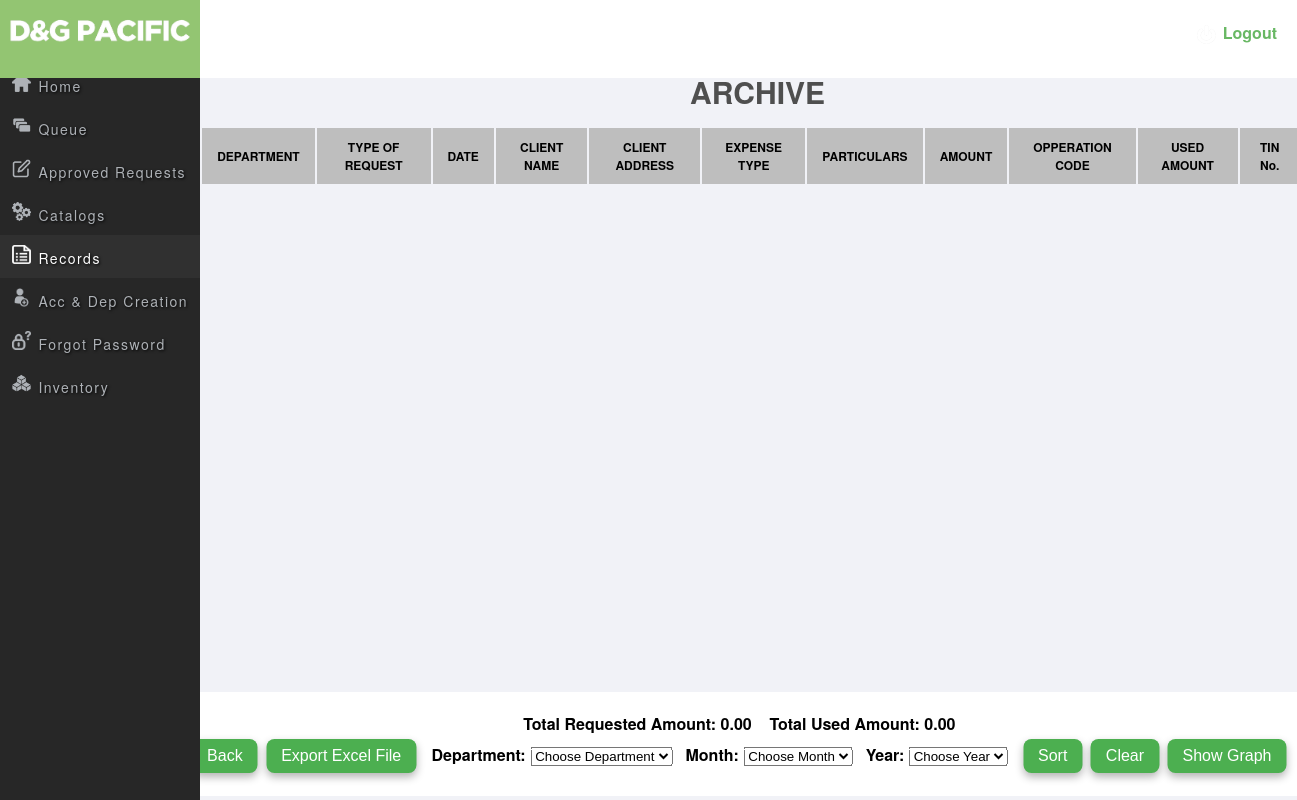
Page /OfficeSpecialistRecordsPageArchive.php on the earlier database version.
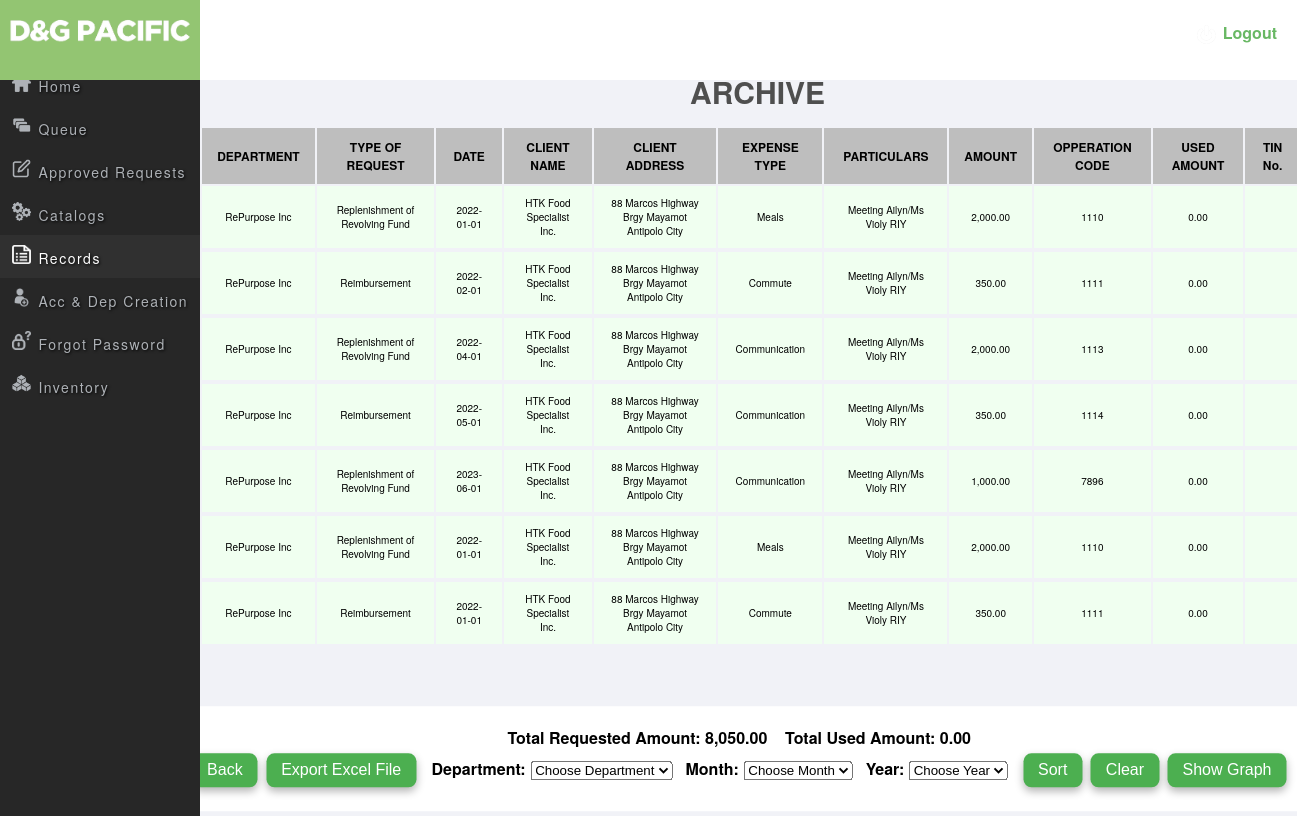
Same page on the later database version.
### tables this page shows
CREATE TABLE `archive` (
  `user_name` varchar(50) NOT NULL,
  `Department` varchar(50) NOT NULL,
  `request` varchar(50) NOT NULL,
  `requestor` varchar(50) NOT NULL,
  `date` date NOT NULL,
  `time` time NOT NULL,
  `client` varchar(50) NOT NULL,
  `address` varchar(50) NOT NULL,
  `type` varchar(50) NOT NULL,
  `particulars` text NOT NULL,
  `amount` float NOT NULL,
  `status` int(11) NOT NULL,
  `code` varchar(50) NOT NULL,
  `gencode` varchar(50) NOT NULL,
  `report` int(11) NOT NULL,
  `id` int(11) NOT NULL
);

### OfficeSpecialistRecordsPageArchive.php (the view, shortened to what this page needs)
<html>
<head>
</head>
<body>
<form action="OfficeSpecialistRecordsPageArchive.php" method="post">
<div align="center">
<b>Office Specialist Records Page</b>
</div>
</head>
<body>
<div class="titleheader">
  <h1 style="font-family: 'Helvetica Neue', Helvetica, Arial, sans-serif; font-size: 30px; font-weight: bold; color: #4F4F4F">ARCHIVE</h1>
</div>
<div class="DG">
<img src="Assets/DGLOGO1.png" width="190px" height="auto" style="margin-left: 5px; margin-top: 9px;">
</div>
<div class="topnav">
  <a i class="fa fa-power-off" href="index.php" style="font-family: 'Helvetica Neue', Helvetica, Arial, sans-serif;  font-size: 16px; font-weight: bold;"></i><img src="Assets/navicons/power.png" alt="Power Button">  Logout</a>
</div>
<div class="sidenav">
  <a href="OfficeSpecialistHomePage.php" style="font-family: 'Helvetica Neue', Helvetica, Arial, sans-serif; " ><img src="Assets/navicons/home1.png" alt="Home Icon"> Home</a>
  <a href="OfficeSpecialistRequestPage.php" style="font-family: 'Helvetica Neue', Helvetica, Arial, sans-serif;" ><img src="Assets/navicons/queue1.png" alt="Request Icon"> Queue</a>
  <a href="OfficeSpecialistApprovedRequestPage.php" style="font-family: 'Helvetica Neue', Helvetica, Arial, sans-serif;" ><img src="Assets/navicons/request1.png" alt="Request Icon"> Approved Requests</a>
  <a href="OfficeSpecialistOperationReportsPage.php" style="font-family: 'Helvetica Neue', Helvetica, Arial, sans-serif;" ><img src="Assets/navicons/operation1.png" alt="Operation Report Icon"> Catalogs</a>
  <a class="active" href="OfficeSpecialistRecordsPage.php" style="font-family: 'Helvetica Neue', Helvetica, Arial, sans-serif; " ><img src="Assets/navicons/activereport.png" alt="Records Icon"> Records</a>
  <a href="OfficeSpecialistCreationPage.php" style="font-family: 'Helvetica Neue', Helvetica, Arial, sans-serif; " ><img src="Assets/navicons/acc1.png" alt="Account creation Icon"> Acc & Dep Creation</a>
  <a href="OfficeSpecialistForgotPasswordPage.php" style="font-family: 'Helvetica Neue', Helvetica, Arial, sans-serif; " ><img src="Assets/navicons/pass1.png" alt="Account creation Icon"> Forgot Password</a>
  <a href="table2.php" style="font-family: 'Helvetica Neue', Helvetica, Arial, sans-serif;" ><img src="Assets/navicons/inventory1.png" alt="Account creation Icon"> Inventory</a>
</div>
<?php
 $username ="root";
 $password="";
 $database="inventory_system";
 $month = $_SESSION["month"];
 $year = $_SESSION["year"];
 $department =$_SESSION["depar"];
 $req=0;
 $used=0;
 $conn = mysqli_connect("localhost",$username,$password,$database) or die ("Unable to select database");
 if ($month=="" && $department==""&&$year=="")
 {
 $query = "SELECT Department, request, date, client, address, type, particulars, amount, code FROM archive WHERE report ='1'";}
$result = @mysqli_query($conn, $query);
?>
<div class="amazing-container">
<table class="amazing">
    <thead>
        <tr>
            <th class="small-font">DEPARTMENT</th>
            <th class="small-font">TYPE OF REQUEST</th>
            <th class="small-font">DATE</th>
            <th class="small-font">CLIENT NAME</th>
            <th class="small-font">CLIENT ADDRESS</th>
            <th class="small-font">EXPENSE TYPE</th>
            <th class="small-font">PARTICULARS</th>
            <th class="small-font">AMOUNT</th>
            <th class="small-font">OPPERATION CODE</th>
            <th class="small-font">USED AMOUNT</th>
            <th class="small-font">TIN No.</th>
        </tr>
    </thead>
    <tbody>
      <?php
      while ($row = mysqli_fetch_array($result))
      {
        if($row[1] == 1){$type="Replenishment of Revolving Fund";}
        else if ($row[1] == 2){$type="Reimbursement";}
        else if ($row[1] == 3){$type="Replenishment of Cash";}
        if($row[5]==1){$expense ="Meals";}
        else if($row[5]==2){$expense ="Commute";}
        else if($row[5]==3){$expense ="Communication";}
        $query1 = "SELECT amount, tin FROM op_report WHERE code ='$row[8]'";
        $result1 = @mysqli_query($conn, $query1);
        $row1 = mysqli_fetch_array($result1);
        echo"
        <tr>
        <td>$row[0]</td>
        <td>$type</td>
        <td>$row[2]</td>
        <td>".ucwords($row[3])."</td>
        <td>".ucwords($row[4])."</td>
        <td>$expense</td>
        <td>".ucwords($row[6])."</td>
        <td>".number_format($row[7],2)."</td>
        <td>$row[8]</td>
        <td>".number_format($row1[0],2)."</td>
        <td>$row1[1]</td>
        <tr>";
        $req=$req+$row[7];
        $used=$used+$row1[0];
      }
      ?>
    </tbody>
</table>
</div>
<div class="contents">
<?php
echo"<b>Total Requested Amount: ".number_format($req,2)."</b>&nbsp;&nbsp;&nbsp;&nbsp;";
echo"<b>Total Used Amount: ".number_format($used,2)."</b><br>";
?>
<input type='submit' name='Back' value='Back' class ='button'>
<input type='submit' name='excel' value='Export Excel File' class ='button'>
    <b>Department:</b>
<select  name="department" id="department">
<option value="0" selected hidden>Choose Department</option>
</select>
<b>Month:</b>
<select name="month" id="month" >
<option value="0" selected hidden>Choose Month</option>
</select>
    <b>Year:</b>
<select name="year" id="year" >
<option value="0" selected hidden>Choose Year</option>
</select>
<input type='submit' name='Sort' value='Sort' class='button'>
<input type='submit' name='Clear' value='Clear' class='button'>
<input type='submit' name='Graph' value='Show Graph' class ='button'>
</form>
</body>
</html>

### OfficeSpecialistRecordsPageArchive.php (style rules this page uses)
body { background-size: 100% 100%; background-position: 40px right; background-repeat: no-repeat; background-color: #f1f2f7; overflow-x: hidden; }
.DG { overflow: hidden; background-color: #93C572; height: 9.8%; width: 200px; position: fixed; z-index: 2; top: 0; left: 0px; }
.topnav { overflow: hidden; background-color: white; height: 9.8%; width: 100%; position: fixed; z-index: 1; top: 0; left: 0; }
.topnav a img { width: 19px; height: 19px; margin-right: 2px; margin-left: -20px; vertical-align: middle; }
.topnav a { float: right; color: #69b864; text-align: right; padding: 21px 20px; text-decoration: none; font-size: 16px; display: inline-block; line-height: -2.5; }
.sidenav { height: 100%; width: 200px; position: fixed; z-index: 1; top: 63px; left: 0; background-color: #272727; letter-spacing: 1.5px; text-shadow: 1px 1px 3px rgba(0, 0, 0, 4.7); overflow-x: hidden; }
.sidenav a { padding: 10px 10px 10px 32px; text-decoration: none; background-color: #272727; font-size: 14px; color:#aeb2b7 ; letter-spacing: 1.5px; text-shadow: 1px 1px 3px rgba(0, 0, 0, 4.7); display: block; }
.sidenav a img { width: 19px; height: 19px; margin-right: 2px; margin-left: -20px; }
.sidenav a.active { background-color: #303030; color: white; }
.titleheader { position: absolute; top: 50px; left: 690px; }
.button { background-color: #4CAF50; border: none; color: white; padding: 8px 15px; text-decoration: none; display: inline-block; font-size: 16px; border-radius: 8px; cursor: pointer; margin: 4px 2px; box-shadow: 0 4px 8px rgba(0, 0, 0, 0.3); }
.contents { position: fixed; width: 100%; text-align: center ; height: 8%; padding : 20px; background-color: white; color: black; font-family: 'Helvetica Neue', Helvetica, Arial, sans-serif; border-radius: 8px; top: 93%; left: 57%; transform: translate(-50%, -50%); }
.amazing td { font-weight: normal; font-size: 10; }
.amazing { text-align: center; overflow: hidden; width: 86%; display: table; margin: 70 auto; padding: 0 0 8em 0; }
.amazing-container { position: relative; top:30px; left:8%; }
.amazing td, .amazing th { padding-bottom: 10px; font-family: 'Helvetica Neue', Helvetica, Arial, sans-serif; text-align: center; padding-top: 10px; padding-left: 15px; padding-right: 15px; }
.amazing tbody { padding: 0; }
.amazing tr:nth-child(odd) { background-color: #F0FFF0ff; }
.amazing tr:nth-child(even) { background-color: #F0FFF0ff; }
.amazing th { background-color: #BEBEBE; }
.small-font { font-size: 12px; }

Differences in the rows shown:
added archive: Department "RePurpose Inc", request "Replenishment of Revolving Fund", date "2022-01-01", client "HTK Food Specialist Inc.", address "88 Marcos Highway Brgy Mayamot Antipolo City", type "Meals", particulars "Meeting Ailyn/Ms Violy RIY", amount "2,000.00", code "1110", row1 "0.00"
added archive: Department "RePurpose Inc", request "Reimbursement", date "2022-02-01", client "HTK Food Specialist Inc.", address "88 Marcos Highway Brgy Mayamot Antipolo City", type "Commute", particulars "Meeting Ailyn/Ms Violy RIY", amount "350.00", code "1111", row1 "0.00"
added archive: Department "RePurpose Inc", request "Replenishment of Revolving Fund", date "2022-04-01", client "HTK Food Specialist Inc.", address "88 Marcos Highway Brgy Mayamot Antipolo City", type "Communication", particulars "Meeting Ailyn/Ms Violy RIY", amount "2,000.00", code "1113", row1 "0.00"
added archive: Department "RePurpose Inc", request "Reimbursement", date "2022-05-01", client "HTK Food Specialist Inc.", address "88 Marcos Highway Brgy Mayamot Antipolo City", type "Communication", particulars "Meeting Ailyn/Ms Violy RIY", amount "350.00", code "1114", row1 "0.00"
added archive: Department "RePurpose Inc", request "Replenishment of Revolving Fund", date "2023-06-01", client "HTK Food Specialist Inc.", address "88 Marcos Highway Brgy Mayamot Antipolo City", type "Communication", particulars "Meeting Ailyn/Ms Violy RIY", amount "1,000.00", code "7896", row1 "0.00"
added archive: Department "RePurpose Inc", request "Replenishment of Revolving Fund", date "2022-01-01", client "HTK Food Specialist Inc.", address "88 Marcos Highway Brgy Mayamot Antipolo City", type "Meals", particulars "Meeting Ailyn/Ms Violy RIY", amount "2,000.00", code "1110", row1 "0.00"
added archive: Department "RePurpose Inc", request "Reimbursement", date "2022-01-01", client "HTK Food Specialist Inc.", address "88 Marcos Highway Brgy Mayamot Antipolo City", type "Commute", particulars "Meeting Ailyn/Ms Violy RIY", amount "350.00", code "1111", row1 "0.00"
Other differences:
$req: "0.00" → "8,050.00"
